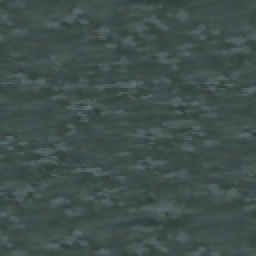
#> input picture art/codex/terrain/candidates/lake2/w0.png, 128 x 128 px, given in place of farm.png, which was not available (shown 2 times larger)
$ python sites_review.py
#> lines starting #> are read from the running program, lines starting #| are printed output that depends on the picture
"""Build the sites1 review images from art/codex/terrain/candidates/sites1.

Writes into art/codex/terrain/review/sites1/:
  <kind>.png          columns = level 1..3, rows = variants at 128 px, a 64 px strip beneath,
                      and the kind's existing emblem (frontend/src/world/sites) beside its L2 tile
  all-kinds-64.png    one tile of every kind at every level at 64 px (base row = stages 1-4)
  emblems-vs-l2.png   every emblem beside its kind's level-2 tile (128 and 64 px)
  base-stages.png     base stages 1-4 left to right at 128 px, 64 px strip beneath
  base-stages.json    per stage: footprint, occupied share over the whole footprint
  measures.json       per single-hex tile: occupied, built, L, gates (from picks.json)

usage: python3 art/codex/terrain/sites_review.py
"""

from __future__ import annotations

import json
import sys
from pathlib import Path

import numpy as np
from PIL import Image, ImageDraw, ImageFont

HERE = Path(__file__).resolve().parent
REPO = HERE.parents[2]
sys.path.insert(0, str(REPO / "scripts" / "tile-foundry"))
from paintin_cluster import assemble  # noqa: E402
from paintin_geom import tile_distance  # noqa: E402
from paintin_pin import PinConfig, ground_restore  # noqa: E402

CAND = HERE / "candidates" / "sites1"
OUT = HERE / "review" / "sites1"
EMBLEMS = REPO / "frontend" / "src" / "world" / "sites"
KINDS = ("farm", "oil_field", "steel_mill", "factory")
BG = (34, 34, 40)
FG = (235, 225, 190)
PAD = 10


def font(size: int) -> ImageFont.ImageFont:
    try:
        return ImageFont.truetype("DejaVuSans.ttf", size)
    except OSError:
        return ImageFont.load_default()


F = font(14)
FS = font(11)


def tile(path: Path, px: int) -> Image.Image:
    im = Image.open(path).convert("RGBA")
    return im if px == im.width else im.resize((px, px), Image.Resampling.LANCZOS)


def by_level(kind: str) -> dict[int, list[Path]]:
    return {lv: sorted((CAND / kind).glob(f"l{lv}_*.png")) for lv in (1, 2, 3)}


def on_bg(size: tuple[int, int]) -> Image.Image:
    return Image.new("RGBA", size, BG + (255,))


def kind_sheet(kind: str) -> Image.Image:
    levels = by_level(kind)
    rows = max(len(v) for v in levels.values())
    head = 24
    col_w = 128 + PAD
    emblem_w = 2 * (128 + PAD) + PAD
    strip_h = 64 + 2 * PAD + 16
    w = 70 + 3 * col_w + emblem_w
    h = head + 18 + rows * (128 + PAD) + strip_h
    im = on_bg((w, h))
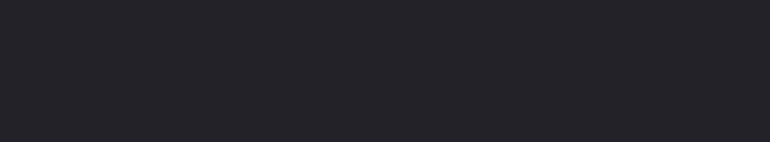
#> im: PIL image 770x142 RGBA; mean R, G, B, A 34, 34, 40, 255
    d = ImageDraw.Draw(im)
    d.text((PAD, 4), f"{kind}: columns = level, rows = variants (128 px); 64 px strip below", font=F, fill=FG)
    for c, lv in enumerate((1, 2, 3)):
        d.text((70 + c * col_w + 40, head), f"level {lv}", font=F, fill=FG)
        for r, p in enumerate(levels[lv]):
            im.alpha_composite(tile(p, 128), (70 + c * col_w, head + 18 + r * (128 + PAD)))
    for r in range(rows):
        d.text((PAD, head + 18 + r * (128 + PAD) + 56), f"v{r}", font=F, fill=FG)
    ex = 70 + 3 * col_w + PAD
    d.text((ex, head), "emblem | L2 tile", font=F, fill=FG)
    im.alpha_composite(tile(EMBLEMS / f"{kind}.png", 128), (ex, head + 18))
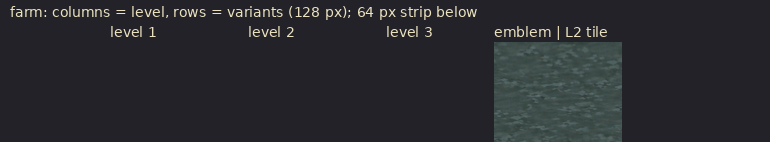
#> im: PIL image 770x142 RGBA; mean R, G, B, A 40.9, 42.5, 46.8, 255
#> (the run stopped early here; a loop or call above may not have finished)

$ run again, on art/codex/terrain/raw/G2-meadow-crop-bare.png
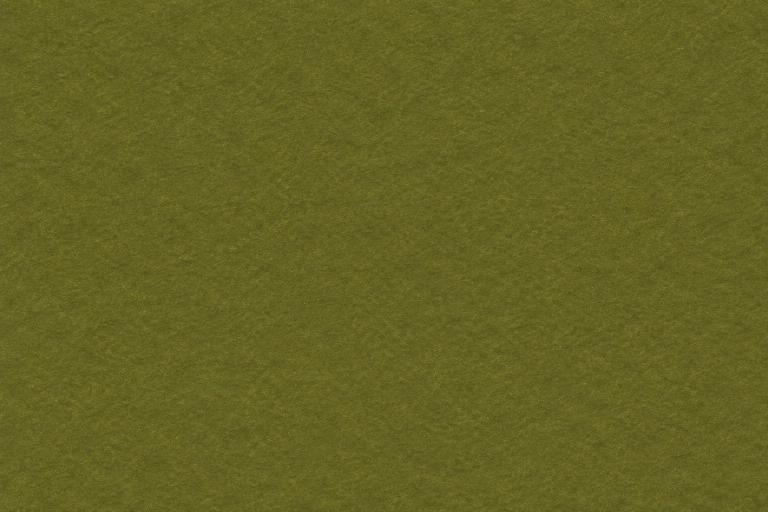
#> input picture art/codex/terrain/raw/G2-meadow-crop-bare.png, 1536 x 1024 px, given in place of farm.png, which was not available (shown at 1/2 size)
#> in tile, `return im if px == im.width else im.resize((px, px), Image.Resampling...`:
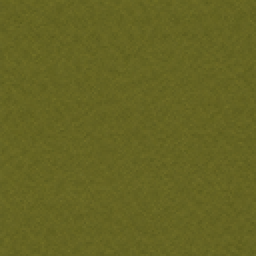
#> returned value: PIL image 128x128 RGBA (shown 2 times larger); mean R, G, B, A 100.6, 99.4, 34.7, 255
#> in kind_sheet, `im.alpha_composite(tile(EMBLEMS / f"{kind}.png", 128), (ex, head + 18))`:
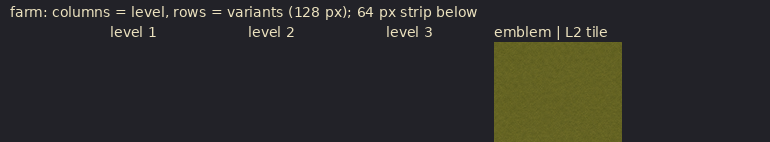
#> im: PIL image 770x142 RGBA; mean R, G, B, A 45.2, 44.8, 41.9, 255

$ run again, on art/codex/terrain/r1-bases/00.png
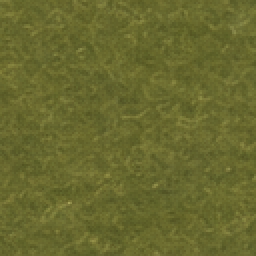
#> input picture art/codex/terrain/r1-bases/00.png, 128 x 128 px, given in place of farm.png, which was not available (shown 2 times larger)
#> in kind_sheet, `im.alpha_composite(tile(EMBLEMS / f"{kind}.png", 128), (ex, head + 18))`:
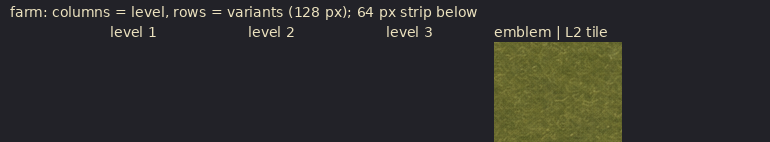
#> im: PIL image 770x142 RGBA; mean R, G, B, A 45.6, 45.5, 43.3, 255
